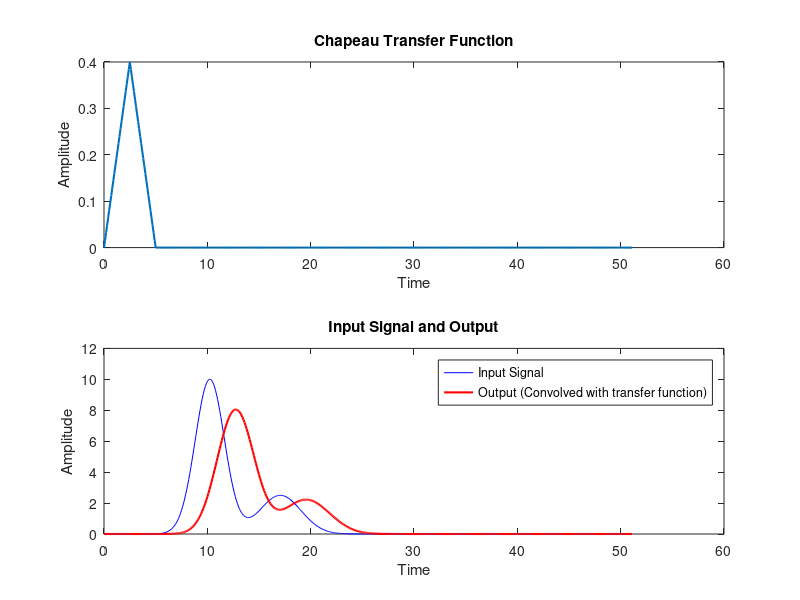
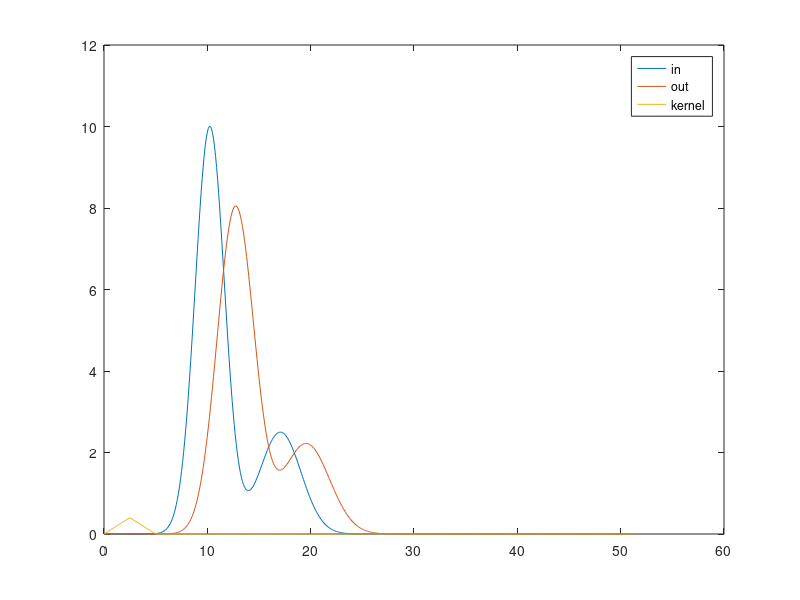

Write the MATLAB code that produced these figures, in order. (Note: this script raises an error after producing the figures.)
clear all

prefix='chapeau';
mkdir(prefix)
ins_pth = [prefix,'/inputs/'];
mkdir(ins_pth)
outs_pth = [prefix,'/outputs/'];
mkdir(outs_pth)

N=512;        % Number of points in input, kernel, and output functions
dt=0.1;       % constant delta t
L=dt*(N-1);   % Time length of signals

out=zeros(N,1); in=out; kernel=out; pad=out;

peak=floor(N/20);

kernel(1:peak)=0:peak-1;
kernel(peak+1:peak+peak+1)=peak:-1:0;
kernel=kernel/(dt*sum(kernel));
kernel=kernel;

t=dt*(0:N-1)';
in=exp(( (t - (dt*N/5)) .^2)/(-4)) + 0.25* exp(( (t - (dt*N/3)) .^2)/(-8));
in=10*in;

out=dt*conv([in ; pad], [kernel ; pad],'full');
out=out(1:N);
%out=ifft(fft(kernel).*fft(in));
%out=dt*out(1:N);
figure(111)
plot(t,in(1:N),t,out(1:N),t,kernel(1:N))
legend('in','out','kernel')

figure;
subplot(2,1,1)
plot(t, kernel, 'LineWidth', 1.5);
title('Chapeau Transfer Function');
xlabel('Time');
ylabel('Amplitude');

subplot(2,1,2)
plot(t, in, 'b', t, out, 'r', 'LineWidth', 1.5);
legend('Input Signal','Output (Convolved with transfer function)');
title('Input Signal and Output');
xlabel('Time');
ylabel('Amplitude');

m_0=dt*sum(kernel)
m_1=(dt/m_0)*sum(t.*kernel)
var_exp=(dt/m_0)*sum(((t-m_1).^2).*kernel) 

saveas(gcf, [ins_pth,[prefix,'_in_tfx_out.png']]);
save([ins_pth, [prefix,'.mat']], 'in', 'out', 'kernel', 't');
T = table(t, in, out, kernel, 'VariableNames', {'Time', 'Input', 'Output', 'Kernel'});
writetable(T, [ins_pth,[prefix,'.csv']]);
